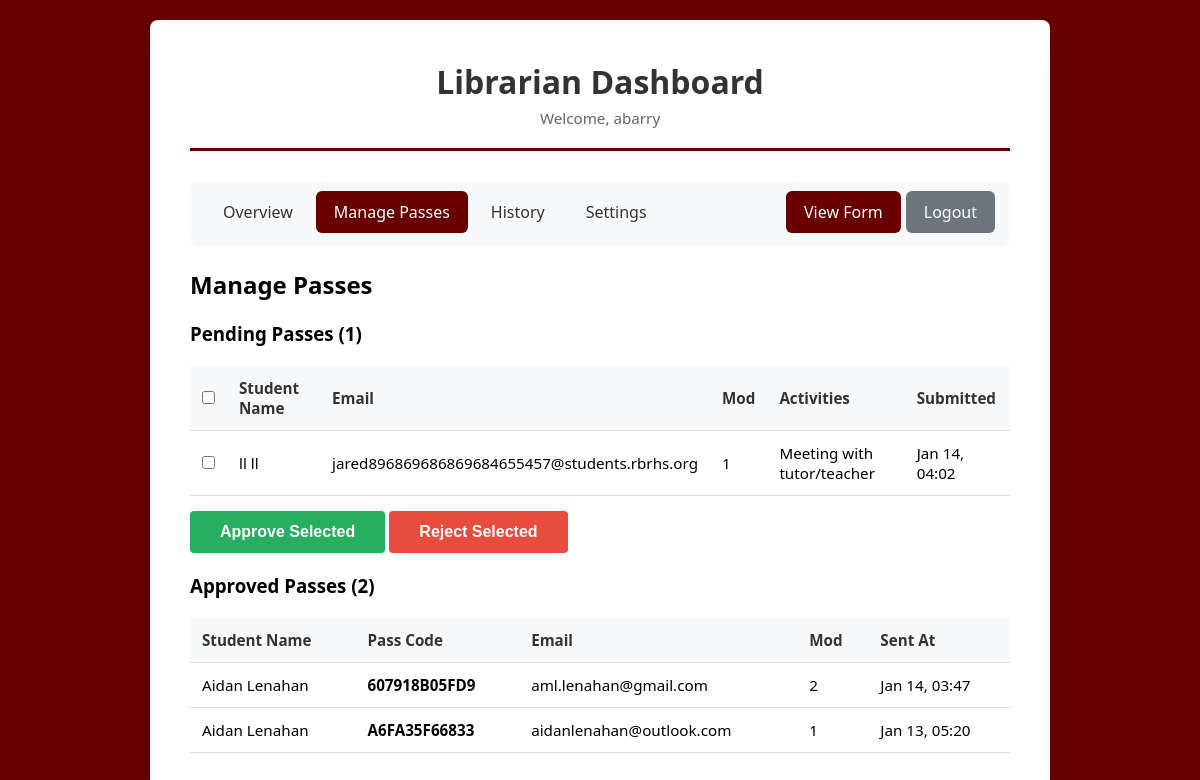
/dashboard.php?action=passes (signed in), run on an earlier commit of the app's database.
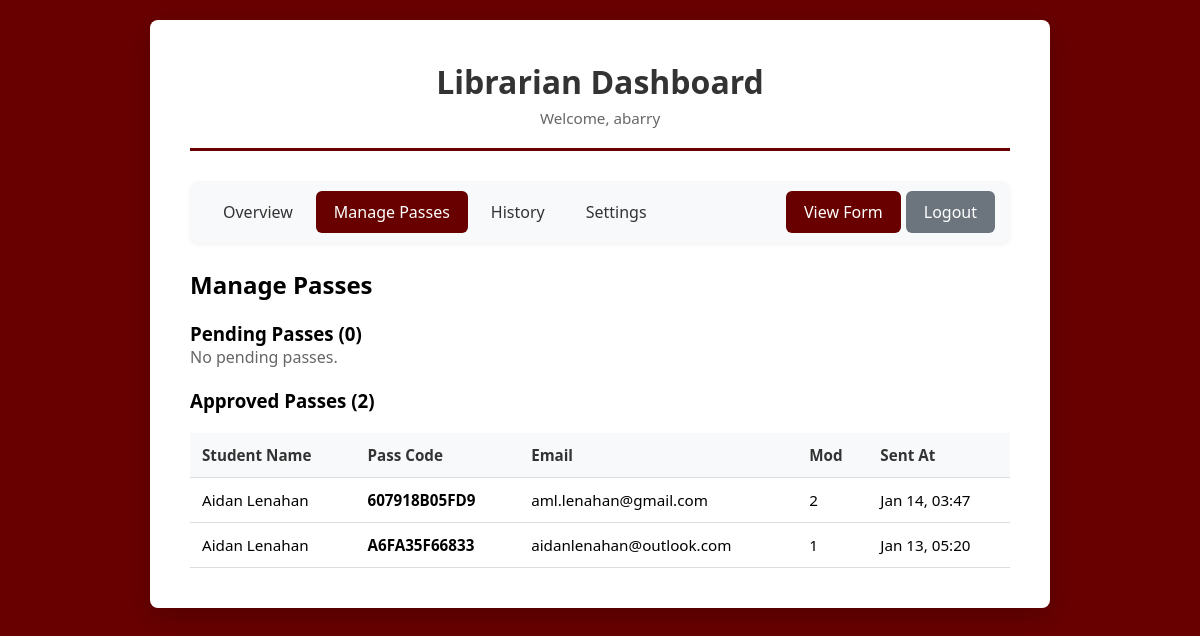
And on a later commit of the database.
### tables this page shows
CREATE TABLE IF NOT EXISTS `passes_current` (
  `id` int NOT NULL AUTO_INCREMENT,
  `first_name` varchar(50) NOT NULL,
  `last_name` varchar(50) NOT NULL,
  `email` varchar(100) NOT NULL,
  `teacher_name` varchar(100) NOT NULL,
  `mod` int NOT NULL,
  `activities` text NOT NULL,
  `agreement_checked` tinyint(1) DEFAULT '0',
  `status` enum('pending','approved','rejected') DEFAULT 'pending',
  `pass_code` varchar(20) DEFAULT NULL,
  `sent_at` timestamp NULL DEFAULT NULL,
  `created_at` timestamp NULL DEFAULT CURRENT_TIMESTAMP,
  `updated_at` timestamp NULL DEFAULT CURRENT_TIMESTAMP ON UPDATE CURRENT_TIMESTAMP,
  PRIMARY KEY (`id`),
  UNIQUE KEY `pass_code` (`pass_code`)
);

### dashboard.php (the view, shortened to what the changed rows need)
<?php
require_once 'includes/config.php';
$action = $_GET['action'] ?? 'overview';
$settings = getSettings($pdo);
if (!$settings['auto_approval']) {
    try {
        $pdo->exec("
            UPDATE passes_current
            SET status = 'rejected'
            WHERE status = 'pending'
            AND DATE(created_at) < CURDATE()
        ");
    } catch (Exception $e) {
        error_log("Error auto-rejecting old pending passes: " . $e->getMessage());
    }
}
$currentPassesStmt = $pdo->query("
    SELECT * FROM passes_current
    ORDER BY created_at DESC
    LIMIT 100
");
$currentPasses = $currentPassesStmt->fetchAll();
$countStmt = $pdo->query("
    SELECT
        status,
        COUNT(*) as count
    FROM passes_current
    GROUP BY status
");
$statusCounts = [];
while ($row = $countStmt->fetch()) {
    $statusCounts[$row['status']] = $row['count'];
}
?>
<!DOCTYPE html>
<html lang="en">
<head>
    <link rel="stylesheet" href="css/style.css">
</head>
<body>
    <div class="container">
        <div class="header">
            <h1>Librarian Dashboard</h1>
        </div>
        <?php if ($action === 'overview' || empty($action)): ?>
            <h2 style="margin-bottom: 20px;">Today's Summary</h2>
            <div class="dashboard-grid">
                <div class="card">
                    <h3>Pending Passes</h3>
                    <div class="card-value"><?php echo $statusCounts['pending'] ?? 0; ?></div>
                    <p>Awaiting approval</p>
                </div>
                <div class="card">
                    <h3>Approved Passes</h3>
                    <div class="card-value"><?php echo $statusCounts['approved'] ?? 0; ?></div>
                    <p>Sent to students</p>
                </div>
                <div class="card">
                    <h3>Rejected Passes</h3>
                    <div class="card-value"><?php echo $statusCounts['rejected'] ?? 0; ?></div>
                    <p>Not approved</p>
                </div>
                <div class="card" style="position: relative;">
                    <h3>Form Status
                        <button onclick="document.getElementById('statusOverrideModal').style.display='block'"
                                style="border: none; background: none; cursor: pointer; font-size: 0.9em; color: #666; padding: 0 5px;"
                                title="Override Settings">⚙️</button>
                    </h3>
                    <div class="card-value"><?php echo isFormOpen($pdo) ? 'OPEN' : 'CLOSED'; ?></div>
                    <p>
                        <?php if ($settings['form_status_override']): ?>
                            <span style="color: #856404; font-weight: bold;">⚠️ Manual Override</span>
                        <?php else: ?>
                            <?php echo $settings['form_open_time'] . ' - ' . $settings['form_close_time']; ?>
                        <?php endif; ?>
                    </p>
                </div>
            </div>
            <h2 style="margin-top: 40px; margin-bottom: 20px;">Recent Submissions</h2>
            <table>
                <thead>
                    <tr>
                        <th>Student Name</th>
                        <th>Email</th>
                        <th>Mod</th>
                        <th>Teacher</th>
                        <th>Status</th>
                        <th>Submitted</th>
                        <th>Actions</th>
                    </tr>
                </thead>
                <tbody>
                    <?php
                    $recentLimit = $settings['recent_entries_limit'] ?? 10;
                    foreach (array_slice($currentPasses, 0, $recentLimit) as $pass):
                    ?>
                        <tr>
                            <td><?php echo htmlspecialchars($pass['first_name'] . ' ' . $pass['last_name']); ?></td>
                            <td><?php echo htmlspecialchars($pass['email']); ?></td>
                            <td><?php echo $pass['mod']; ?></td>
                            <td><?php echo htmlspecialchars($pass['teacher_name']); ?></td>
                            <td>
                                <span style="padding: 5px 10px; border-radius: 3px;
                                    <?php
                                    if ($pass['status'] === 'approved') echo 'background: #d4edda; color: #155724;';
                                    elseif ($pass['status'] === 'pending') echo 'background: #fff3cd; color: #856404;';
                                    else echo 'background: #f8d7da; color: #721c24;';
                                    ?>
                                ">
                                    <?php echo ucfirst($pass['status']); ?>
                                </span>
                            </td>
                            <td><?php echo date('M d, H:i', strtotime($pass['created_at'])); ?></td>
                            <td>
                                <?php if ($pass['status'] === 'pending'): ?>
                                    <form method="POST" action="" style="display: inline;">
                                        <input type="hidden" name="action" value="approve_passes">
                                        <input type="hidden" name="pass_ids[]" value="<?php echo $pass['id']; ?>">
                                        <button type="submit" class="btn btn-success" style="padding: 5px 10px; font-size: 0.85em;">Approve</button>
                                    </form>
                                <?php endif; ?>
                            </td>
                        </tr>
                    <?php endforeach; ?>
                </tbody>
            </table>
        <?php elseif ($action === 'passes'): ?>
            <h2 style="margin-bottom: 20px;">Manage Passes</h2>
            <div style="margin-bottom: 20px;">
                <h3>Pending Passes (<?php echo $statusCounts['pending'] ?? 0; ?>)</h3>
                <?php
                $pendingPasses = array_filter($currentPasses, function($p) { return $p['status'] === 'pending'; });
                if (empty($pendingPasses)):
                ?>
                    <p style="color: #666;">No pending passes.</p>
                <?php else: ?>
                    <form method="POST" action="?action=passes">
                        <table>
                            <thead>
                                <tr>
                                    <th><input type="checkbox" id="select-all" onclick="toggleAll(this)"></th>
                                    <th>Student Name</th>
                                    <th>Email</th>
                                    <th>Mod</th>
                                    <th>Activities</th>
                                    <th>Submitted</th>
                                </tr>
                            </thead>
                            <tbody>
                                <?php foreach ($pendingPasses as $pass): ?>
                                    <tr>
                                        <td><input type="checkbox" name="pass_ids[]" value="<?php echo $pass['id']; ?>" class="pass-checkbox"></td>
                                        <td><?php echo htmlspecialchars($pass['first_name'] . ' ' . $pass['last_name']); ?></td>
                                        <td><?php echo htmlspecialchars($pass['email']); ?></td>
                                        <td><?php echo $pass['mod']; ?></td>
                                        <td><?php echo htmlspecialchars(implode(', ', json_decode($pass['activities'], true))); ?></td>
                                        <td><?php echo date('M d, H:i', strtotime($pass['created_at'])); ?></td>
                                    </tr>
                                <?php endforeach; ?>
                            </tbody>
                        </table>
                        <div style="margin-top: 15px;">
                            <button type="submit" name="action" value="approve_passes" class="btn btn-success">Approve Selected</button>
                            <button type="submit" name="action" value="reject_passes" class="btn btn-danger">Reject Selected</button>
                        </div>
                    </form>
                <?php endif; ?>
            </div>
            <div>
                <h3>Approved Passes (<?php echo $statusCounts['approved'] ?? 0; ?>)</h3>
                <?php
                $approvedPasses = array_filter($currentPasses, function($p) { return $p['status'] === 'approved'; });
                if (empty($approvedPasses)):
                ?>
                    <p style="color: #666;">No approved passes.</p>
                <?php else: ?>
                    <table>
                        <thead>
                            <tr>
                                <th>Student Name</th>
                                <th>Pass Code</th>
                                <th>Email</th>
                                <th>Mod</th>
                                <th>Sent At</th>
                            </tr>
                        </thead>
                        <tbody>
                            <?php foreach ($approvedPasses as $pass): ?>
                                <tr>
                                    <td><?php echo htmlspecialchars($pass['first_name'] . ' ' . $pass['last_name']); ?></td>
                                    <td><strong><?php echo htmlspecialchars($pass['pass_code']); ?></strong></td>
                                    <td><?php echo htmlspecialchars($pass['email']); ?></td>
                                    <td><?php echo $pass['mod']; ?></td>
                                    <td><?php echo $pass['sent_at'] ? date('M d, H:i', strtotime($pass['sent_at'])) : 'N/A'; ?></td>
                                </tr>
                            <?php endforeach; ?>
                        </tbody>
                    </table>
                <?php endif; ?>
            </div>
        <?php endif; ?>
    </div>
</body>
</html>

What changed in the data, as far as the page shows it:
no longer on this page (row edited): passes_current: first_name+last_name "ll ll", email "jared896869686869684655457@students.rbrhs.org", mod "1", activities "Meeting with tutor/teacher", created_at "Jan 14, 04:02", shown under "Pending Passes (1)"
Also different on the page:
$statusCounts['pending']: "1" → "0"
form field value: "☐" → (not shown)
text no longer shown: "Student Name Email Mod Activities Submitted Approve Selected Reject Selected"
text now shown: "No pending passes."
